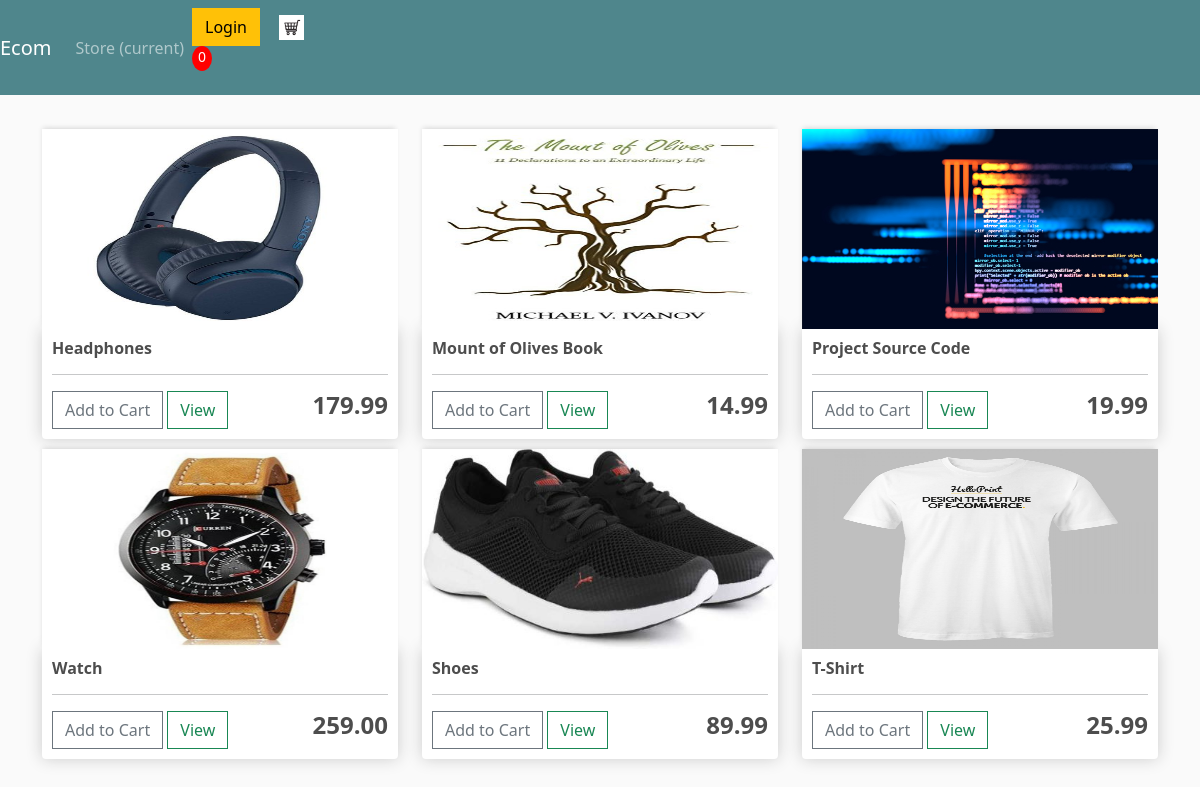
/store/, run on the app's committed database.
### store/models.py (models this page shows, shortened)
class Product(models.Model):
    name = models.CharField(max_length=200,null=True)
    price = models.DecimalField(max_digits=7,decimal_places=2)
    digital = models.BooleanField(default=False,null=True,blank=True)
    image = models.ImageField(null=True,blank=True)

### store/views.py (the view)
# urls.py: path('',include('store.urls')),
def store(request):
    products = Product.objects.all()
    try:
            cart = json.loads(request.COOKIES['cart'])
    except:
            cart = {}
    if request.user.is_authenticated:
        customer = request.user.customer
        order,created = Order.objects.get_or_create(customer=customer,complete=False)
        print(order)
        cartItems = order.get_cart_items
        shipping = order.shipping
        context = {
            'products' : products,
            'cartItems':cartItems,
            'shipping' : shipping,
        }
    else:
        cookieData = cookieCart(request)
        cookieData['products'] = products
        context = cookieData
    return render(request,'store/store.html',context)

### store/utils.py (called while the page is built, shortened)
def cookieCart(request):
    try:
        cart = json.loads(request.COOKIES['cart'])
    except:
        cart = {}
    print(cart)
    items = []
    order = {'get_cart_total':0,'get_cart_items':0,'shipping':False}
    cartItems = 0
    return {'cartItems':cartItems,'order':order,'items':items}

### store/templates/store/store.html
{% extends 'store/main.html' %}
{% load static %}
{% block content %}
<div class="row">
    {% for product in products %}
    <div class="col-lg-4">
        <img class="thumbnail" src="{{ product.image.url }}">
        <div class="box-element product">
            <h6><strong>{{product.name}}</strong></h6>
            <hr>
            <button data-product="{{product.id}}" data-action="add" class="btn btn-outline-secondary add-btn update-cart">Add to Cart</button>
            <a class="btn btn-outline-success" href="#">View</a>
            <h4 style="display: inline-block; float: right"><strong>{{product.price|floatformat:2}}</strong></h4>
        </div>
    </div>
    {% endfor %}
{% endblock content %}

### store/templates/store/main.html (shortened to what this page needs)
<!DOCTYPE html>
{% load static %}
<html lang="en">
<head>
    <link href="https://cdn.jsdelivr.net/npm/bootstrap@5.0.2/dist/css/bootstrap.min.css" rel="stylesheet">
    <link rel="stylesheet" href="{% static 'css/main.css' %}">
</head>
<body>
    <nav class="navbar navbar-expand-lg navbar-dark bg-dark">
        <a class="navbar-brand" href="{% url 'store' %}">Ecom</a>
        <div class="collapse navbar-collapse" id="navbarSupportedContent">
          <ul class="navbar-nav mr-auto">
            <li class="nav-item active">
              <a class="nav-link" href="{% url 'store' %}">Store <span class="sr-only">(current)</span></a>
            </li>
          </ul>
          <div class="form-inline my-2 my-lg-0">
               <a href="#"class="btn btn-warning">Login</a>
               <a href="{% url 'cart' %}">
                  <img  id="cart-icon" src="{% static 'images/cart.jpg' %}">
              </a>
              <p id="cart-total">{{cartItems}}</p>
          </div>
        </div>
      </nav>
     <div class="container">
            <br>
            {% block content %}
            {% endblock content %}
         </div>
</body>
</html>

### static/css/main.css (style rules this page uses)
body { background-color: hsl(0, 0%, 98%); }
h1,h2,h3,h4,h5,h6 { color:hsl(0, 0%, 30%); }
.box-element { box-shadow:hsl(0, 0%, 80%) 0 0 16px; background-color: #fff; border-radius: 4px; padding: 10px; }
.thumbnail { width: 100%; height: 200px; -webkit-box-shadow: -1px -3px 5px -2px rgba(214,214,214,1); -moz-box-shadow: -1px -3px 5px -2px rgba(214,214,214,1); box-shadow: -1px -3px 5px -2px rgba(214,214,214,1); }
.product { border-radius: 0 0 4px 4px; }
.bg-dark { background-color: #4f868c!important; }
#cart-icon { width:25px; display: inline-block; margin-left: 15px; }
#cart-total { display: block; text-align: center; color:#fff; background-color: red; width: 20px; height: 25px; border-radius: 50%; font-size: 14px; }
.col-lg-4, .col-lg-6, .col-lg-8, .col-lg-12 { margin-top: 10px; }
.btn { border-radius: 0; }

### data on the page
Product: image (picture), name "Headphones", price "179.99"
Product: image (picture), name "Mount of Olives Book", price "14.99"
Product: image (picture), name "Project Source Code", price "19.99"
Product: image (picture), name "Watch", price "259.00"
Product: image (picture), name "Shoes", price "89.99"
Product: image (picture), name "T-Shirt", price "25.99"

### other printed values
{{ cartItems }} "0"
